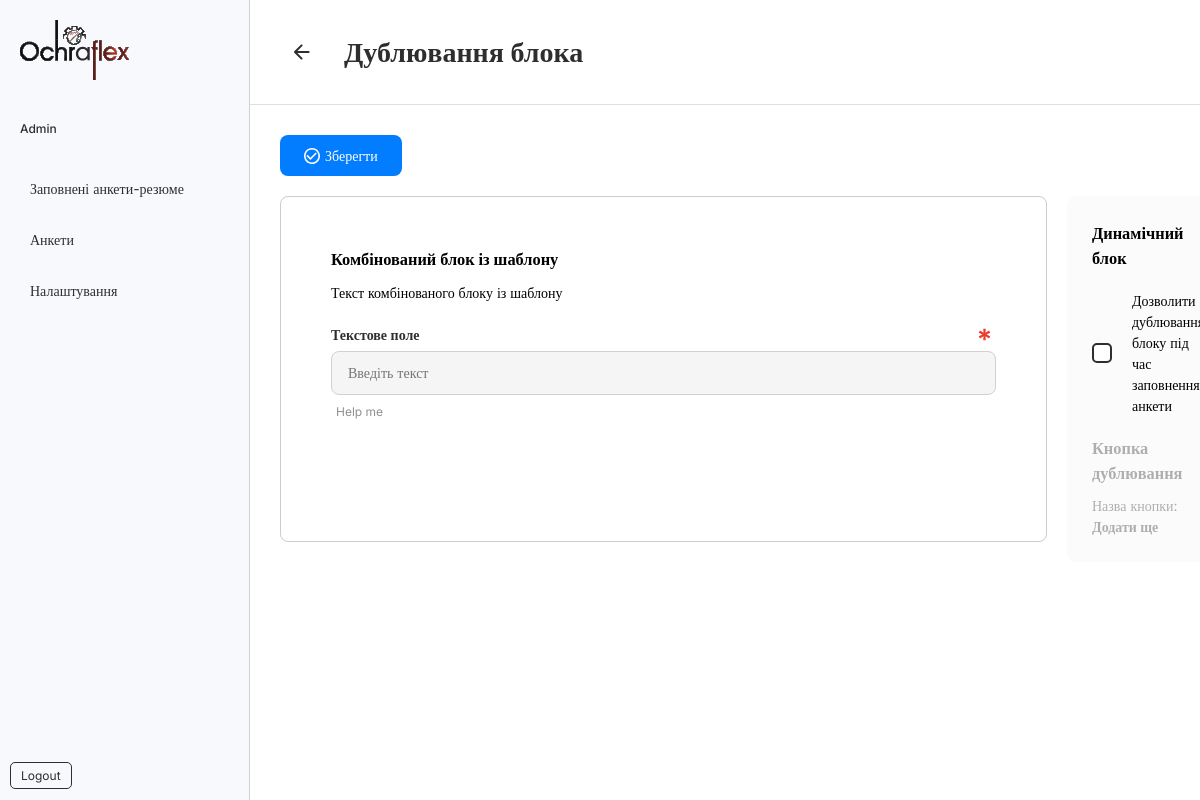
/dashboard/allow_duplicate/library/template/187/, run on the app's committed database.
### app/models.py (models this page shows, shortened)
class LibraryTemplate(models.Model):
    user = models.ForeignKey(
        settings.AUTH_USER_MODEL,
        on_delete=models.CASCADE,
        related_name='library_templates',
        blank=True,
        null=True
    )
    name = models.CharField(
        max_length=255,
        null=True,
        blank=True
    )  # Назва шаблону
    description = models.TextField(blank=True, null=True)  # Опис шаблону
    created_at = models.DateTimeField(auto_now_add=True)  # Дата створення
    field = models.ForeignKey(
        Field,
        blank=True,
        null=True,
        on_delete=models.CASCADE,
        related_name='library_templates'
    )
    description_field = models.ForeignKey(
        DescriptionField,
        on_delete=models.CASCADE,
        null=True,
        blank=True,
        related_name='library_templates'
    )
    combined_block = models.ForeignKey(
        CombinedBlock,
        on_delete=models.CASCADE,
        null=True,
        blank=True,
        related_name='library_templates'
    )

class CombinedBlock(models.Model):
    block_template = models.ForeignKey(
        BlockTemplate,
        on_delete=models.CASCADE,
        related_name='combined_blocks',
        null=True,
        blank=True
    )
    description_field = models.ForeignKey(
        DescriptionField,
        on_delete=models.CASCADE,
        related_name='combined_blocks',
        null=True,
        blank=True,
    )
    fields = models.ManyToManyField(
        Field,
        related_name='duplicates',
        blank=True,
    )
    allow_dublicate = models.BooleanField(default=False)

class DescriptionField(models.Model):
    block_template = models.ForeignKey(
        BlockTemplate,
        on_delete=models.CASCADE,
        related_name='description_fields',
        null=True,
        blank=True
    )
    title = models.CharField(max_length=128, null=True, blank=True)
    description = models.TextField(null=True, blank=True)
    is_combined = models.BooleanField(default=False)

class Field(models.Model):
    TEXT = 'text'
    SELECT = 'select'
    TEXTAREA = 'textarea'
    CHECKBOX = 'checkbox'
    RADIO = 'radio'
    NUMBER = 'number'
    DATE = 'date'
    MIN_LENGTH = 'min_length'
    MAX_LENGTH = 'max_length'
    MIN = 'min'
    MAX = 'max'
    BOOLEAN = 'boolean'
    PHONE = 'phone'
    BUTTON = 'button'
    FIELD_TYPES = [
        (TEXT, 'Text'),
        (TEXTAREA, 'Textarea'),
        (NUMBER, 'Number'),
        (SELECT, 'Select'),
        (CHECKBOX, 'Checkbox'),
        (RADIO, 'Radio'),
        (DATE, 'Date'),
        (BOOLEAN, 'Boolean'),
        (PHONE, 'Phone'),
        (BUTTON, 'Button'),
    ]
    name = models.CharField(max_length=128)  # Назва поля
    field_type = models.CharField(
        max_length=50,
        choices=FIELD_TYPES
    )  # Тип поля
    options = models.JSONField(blank=True, null=True, default=list)
    static_value = models.CharField(
        max_length=1000, null=True, blank=True)
    max_symbols = models.PositiveIntegerField(default=3, null=True, blank=True)
    max_numbers = models.PositiveBigIntegerField(
        default=3, null=True, blank=True)
    help_info = models.CharField(
        max_length=255,
        null=True,
        blank=True
    )  # Додаткова інформація
    is_required = models.BooleanField(default=False)  # Чи є поле обов’язковим
    extra_tag = models.CharField(max_length=255, blank=True, null=True)
    is_combined = models.BooleanField(default=False)
    block_template = models.ForeignKey(
        BlockTemplate,
        on_delete=models.CASCADE,
        related_name='fields',
        null=True,
        blank=True
    )

### app/views_library.py (the view)
def allow_duplicate_library_template_view(request, id):
    library_template=get_object_or_404(LibraryTemplate, id=id)
    if request.method == 'POST':
        library_template.allow_duplicate = not library_template.allow_duplicate
        library_template.save()
        messages.success(request, 'Дублікати дозволені успішно змінено!')
        return redirect('create_field_to_template', library_template.id)  # Перенаправлення на створення шаблонів
    context = {
        'library_template': library_template,
    }
    return render(request, 'dashboard/library/create_templates/allow_duplicate_template.html', context)

### app/templatetags/custom_filters.py (called while the page is built)
@register.simple_tag
def is_active_path(request, pattern):
    return "active" if re.match(pattern, request.path) else ""

### templates/dashboard/library/create_templates/allow_duplicate_template.html (shortened to what this page needs)
{% extends 'dashboard/dashboard_base.html' %}
{% load static %}
{% load custom_parse %}
{% block styles %}
<link
    rel="stylesheet"
    href="{% static 'css/dashboard/questionnaires/questionnaires.css' %}"
/>
{% endblock styles %}
{% block back %}
<div class="back-button">
    <a href="{% url 'create_field_to_template' library_template.id %}">
        <img src="{% static 'images/icons/arrow-left.svg' %}" alt="Back button" />
    </a>
</div>
{% endblock back %}
{% block title_page %}Дублювання блока{%endblock title_page %}
{% block main %} {% load static %}
<div class="add_new_field marg_bottom-20 max-w-600 d-inline-block">
  <a href="{% url 'create_combined_block_template' library_template.id %}" class="button_reset button_primary_link align-items-center d-flex">
    <p>Зберегти</p>
  </a>
</div>
<div class="d-flex">
  <div class="border-field-questionnaire w-768">
    {% if library_template.combined_block %}
      {% if library_template.combined_block.description_field %}
        <h3 class="marg_bottom-10">{{ library_template.combined_block.description_field.title }}</h3>
        <p class="marg_bottom-20">{{ library_template.combined_block.description_field.description }}</p>
      {% else %}
          <h3>Немає полів</h3>
      {% endif %}
    {% endif %}
    {% for field in library_template.combined_block.fields.all %}
    <div class="wrap-guest-combine">
      <div class="group-form">
        <label for="{{field.name}}" class="input_label">{{field.name}}</label>
        {% if field.is_required %}
        <p>
          <img src="{% static 'images/icons/required.svg' %}" alt="" />
        </p>
        {% endif %}
      </div>
    </div>
    {% if field.field_type == 'textarea' %}
    <div class="d-flex align-items-center justify-content-between main-title-menu">
      <div class="wrap-guest-combine">
        <div class="textarea-quest">
          <textarea class="input_base_red" placeholder="Введіть текст"></textarea>
        </div>
      </div>
    </div>
    {% else %}
    <div class="d-flex justify-content-between main-title-menu">
      <div class="wrap-guest-combine">
        <input
          type="{{field.field_type}}"
          class="input_base_red"
          placeholder="Введіть текст"
          maxlength="{% if field.static_value %}{{ field.static_value }}{% else %}{{field.max_symbols}}{% endif %}"
        />
      </div>
    </div>
    {% endif %}
    <p class="marg_top-5 marg_bottom-25 offset-left-5">
      <small class="text-small-muted">{{field.help_info}}</small>
    </p>
    {% endfor %}
  </div>
  <div class="settings-panel">
    <h3>Динамічний блок</h3>
    <div class="d-flex marg_top-20">
      <div class="radio-container offset-right-20">
        <label class="checkbox">
          <div class="box">
          </div>
        </label>
      </div>
      <div><p>Дозволити дублювання блоку під час заповнення анкети</p></div>
    </div>
    <div class="block-muted marg_top-20">
      <h3 class="marg_bottom-10">Кнопка дублювання</h3>
      <p>Назва кнопки: <span><b>Додати ще</b></span></p>
    </div>
  </div>
</div>
{% endblock main %}

### static/css/style.css (style rules this page uses)
body { position: relative; }
.inter-primary { font-family: "Inter", serif; font-optical-sizing: auto; font-size: 14px; font-weight: 400; font-style: normal; }
.input_base, .input_base_red { background-color: #f5f5f5; border: 1px solid #d1d1d1; border-radius: 8px; padding: 12px 16px; display: inline-block; width: 100%; height: 44px; box-sizing: border-box; }
.input_label { display: inline-block; font-weight: 600; color: #2e2e2e; }
.button_reset { background-color: transparent; color: inherit; outline: none !important; border: none; border-radius: 8px; padding: 10px 24px; cursor: pointer; text-decoration: none; }
.button_primary, .button_primary_link { background-color: #037dff; color: #ffffff; transition: all 0.2s ease-in-out; }
.button_primary_link { display: inline-block; }
.marg_top-20 { margin-top: 20px; }
.marg_top-5 { margin-top: 5px; }
.marg_bottom-10 { margin-bottom: 10px; }
.marg_bottom-20 { margin-bottom: 20px; }
.marg_bottom-25 { margin-bottom: 25px; }
.offset-right-20 { margin-right: 20px; }
.offset-right-5 { margin-right: 5px; }
.offset-left-5 { margin-left: 5px; }
.back-button { margin-right: 20px; border-radius: 100%; padding: 10px; }
.d-inline-block { display: inline-block; }
.d-flex { display: flex !important; }
.align-items-center { align-items: center !important; }
.justify-content-between { justify-content: space-between !important; }
.text-small-muted { font-size: 12px; color: #909090; }
.max-w-600 { max-width: 600px; }
.w-768 { width: 768px; }

### static/css/auth/alert.css (style rules this page uses)
:root { --success-bg-color: #d5e6de; --success-text-color: #0a3622; --success-border-color: #9eccbd; --warning-bg-color: orange; --warning-text-color: orange; --warning-border-color: orange; --danger-bg-color: #f8d7da; --danger-text-color: #58151c; --danger-border-color: #f1aeb5; }

### static/css/form-items.css (style rules this page uses)
.checkbox { position: relative; width: 20px; height: 20px; }
.checkbox .box { position: absolute; top: 0; left: 0; width: 100%; height: 100%; border: 2px solid #2e2e2e; border-radius: 5px; background-color: #fff; display: flex; justify-content: center; align-items: center; transition: all 0.3s ease; z-index: 1; }
.radio-container, .multi-container { display: flex; align-items: center; gap: 30px; }

### static/css/dashboard/questionnaires/questionnaires.css (style rules this page uses)
.group-form { display: flex; align-items: center; justify-content: space-between; margin-bottom: 5px; }
.group-form label { width: 100%; }
.settings-panel { width: 344px; margin-left: 20px; padding: 25px; border-radius: 10px; background: rgba(251, 251, 251, 0.98); }
.block-muted { opacity: 0.3; pointer-events: none; }
.border-field-questionnaire { border: 1px solid rgba(0, 0, 0, 0.2); border-radius: 8px; padding: 50px; margin-bottom: 20px; }
.wrap-guest-combine { width: 665px; }

### data on the page
LibraryTemplate: combined_block.description_field "Комбінований блок із шаблону", combined_block.description_field.description "Текст комбінованого блоку із шаблону"
Field: name "Текстове поле", is_required True (drawn), help_info "Help me"
